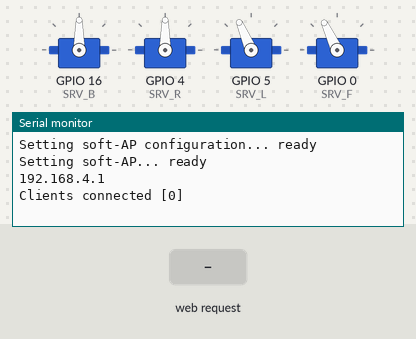
Bench run of a program on a simulated ESP8266 (NodeMCU). On the bench: 4 × servo, the last lines printed to the serial monitor. The inputs (shaded band) are chosen by the test bench. Storage starts empty.

Above: at 4.2 s.
4.3 s: HTTP request GET /right received
At 5.4 s:
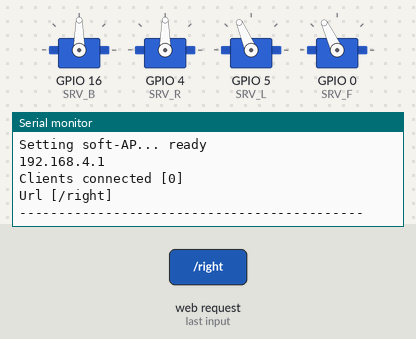
5.8 s: HTTP request GET /left received
At 6.6 s:
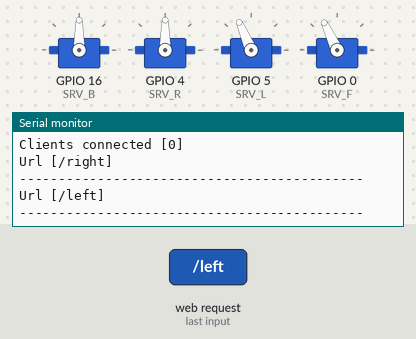
7.3 s: HTTP request GET /front received
At 7.7 s:
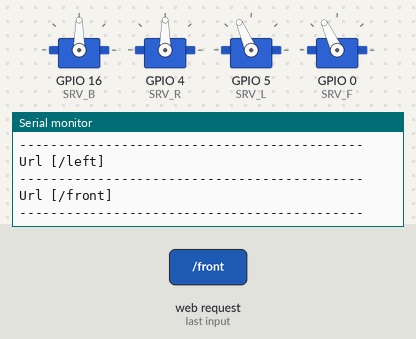

The program:

main.cpp
```cpp
/*
 *
 * Wifi accesspoint for controlling mk1 robot arm
 *
 *
 */

#include <Arduino.h>
#include <ESP8266WiFi.h>
#include <Hash.h>
#include <ESPAsyncTCP.h>
#include <ESPAsyncWebServer.h>
#include <Servo.h>

AsyncWebServer server(80);
Servo bottom, right, left, front;

int SRV_R = 4;
int SRV_L = 5;
int SRV_B = 16;
int SRV_F = 0;

const char *PARAM_POSITION = "position";
const char *ssid = "Robot";
const char *password = "55555555";

IPAddress local_IP(192, 168, 4, 1);
IPAddress gateway(192, 168, 4, 1);
IPAddress subnet(255, 255, 255, 0);

// Configures soft access point
void setupNetwork()
{
    Serial.print("Setting soft-AP configuration... ");
    Serial.println(WiFi.softAPConfig(local_IP, gateway, subnet) ? "ready" : "failed");

    Serial.print("Setting soft-AP... ");
    Serial.println(WiFi.softAP(ssid, password) ? "ready" : "failed");
    Serial.println(WiFi.softAPIP());
}

// validates that a given string is valid integer number
boolean isValidNumber(String str)
{
    boolean isNum = false;
    for (byte i = 0; i < str.length(); i++)
    {
        isNum = isDigit(str.charAt(i)) || str.charAt(i) == '+' || str.charAt(i) == '.' || str.charAt(i) == '-';
        if (!isNum)
            return false;
    }
    return isNum;
}

// logs to serial HTTP request
void logRequest(AsyncWebServerRequest *request)
{
    Serial.printf("Url [%s]\n", request->url().c_str());
    int args = request->args();
    for (int i = 0; i < args; i++)
    {
        Serial.printf("ARG[%s]:\t%s\n", request->argName(i).c_str(), request->arg(i).c_str());
    }
    Serial.print("--------------------------------------------\n");
}

// validates parameter for servo positioning
int validateAndGetNewPosition(AsyncWebServerRequest *request)
{
    if (!request->hasParam(PARAM_POSITION))
        return -1;

    String rawPosition = request->getParam(PARAM_POSITION)->value();
    if (!isValidNumber(rawPosition))
        return -1;

    int position = atoi(rawPosition.c_str());
    if (position < 0 || position > 180)
        return -1;
    return position;
}

// hanlder for requests for moving specified servo
void servoMoveHandler(AsyncWebServerRequest *request, Servo *servo)
{
    logRequest(request);
    int position;
    if ((position = validateAndGetNewPosition(request)) == -1)
    {
        request->send(400, "text/plain", "Missing or invalid parameters 'position'");
        return;
    }
    servo->write(position);
    request->send(200, "text/plain", "OK");
}

// hanlder for requests for getting servo position
void servoReadHandler(AsyncWebServerRequest *request, Servo *servo)
{
    logRequest(request);
    request->send(200, "text/plain", String(servo->read()));
}

// setup endpoint routes for web server
void setupServer()
{
    server.serveStatic("/", SPIFFS, "/").setDefaultFile("index.html");

    server.onNotFound([](AsyncWebServerRequest *request) {
        logRequest(request);
        request->send(404, "text/plain", "Not found");
    });

    server.on("/right", HTTP_POST, [](AsyncWebServerRequest *request) {
        servoMoveHandler(request, &right);
    });
    server.on("/left", HTTP_POST, [](AsyncWebServerRequest *request) {
        servoMoveHandler(request, &left);
    });
    server.on("/front", HTTP_POST, [](AsyncWebServerRequest *request) {
        servoMoveHandler(request, &front);
    });
    server.on("/bottom", HTTP_POST, [](AsyncWebServerRequest *request) {
        servoMoveHandler(request, &bottom);
    });
    server.on("/right", HTTP_GET, [](AsyncWebServerRequest *request) {
        servoReadHandler(request, &right);
    });
    server.on("/left", HTTP_GET, [](AsyncWebServerRequest *request) {
        servoReadHandler(request, &left);
    });
    server.on("/bottom", HTTP_GET, [](AsyncWebServerRequest *request) {
        servoReadHandler(request, &bottom);
    });
    server.on("/front", HTTP_GET, [](AsyncWebServerRequest *request) {
        servoReadHandler(request, &front);
    });
    server.begin();
}

// setup servos
void setupServos()
{
    bottom.attach(SRV_B);
    right.attach(SRV_R);
    left.attach(SRV_L);
    front.attach(SRV_F);

    // adjust inital positioning of servos
    left.write(113);
    front.attach(0);
    front.write(115);
}

void setup()
{
    Serial.begin(9600);
    delay(3000);
    SPIFFS.begin();

    setupNetwork();
    setupServer();
    setupServos();
}

void loop()
{
    Serial.printf("Clients connected [%d]\n", WiFi.softAPgetStationNum());
    delay(5000);
}
```

Measured:
- after the input at 4.3 s, the serial monitor: prints a new line at once (image 1)
- after the input at 5.8 s, the serial monitor: prints a new line at once (image 2)
- after the input at 7.3 s, the serial monitor: prints a new line at once (image 3)
